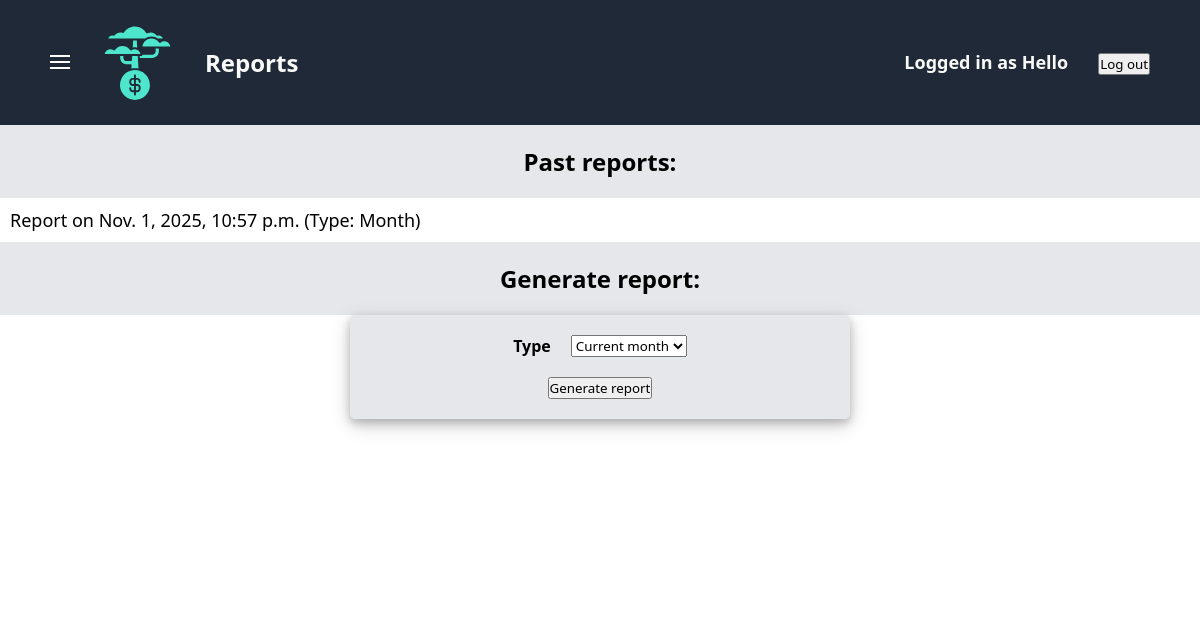
Page /finance/reports/ (signed in) on the earlier database version.
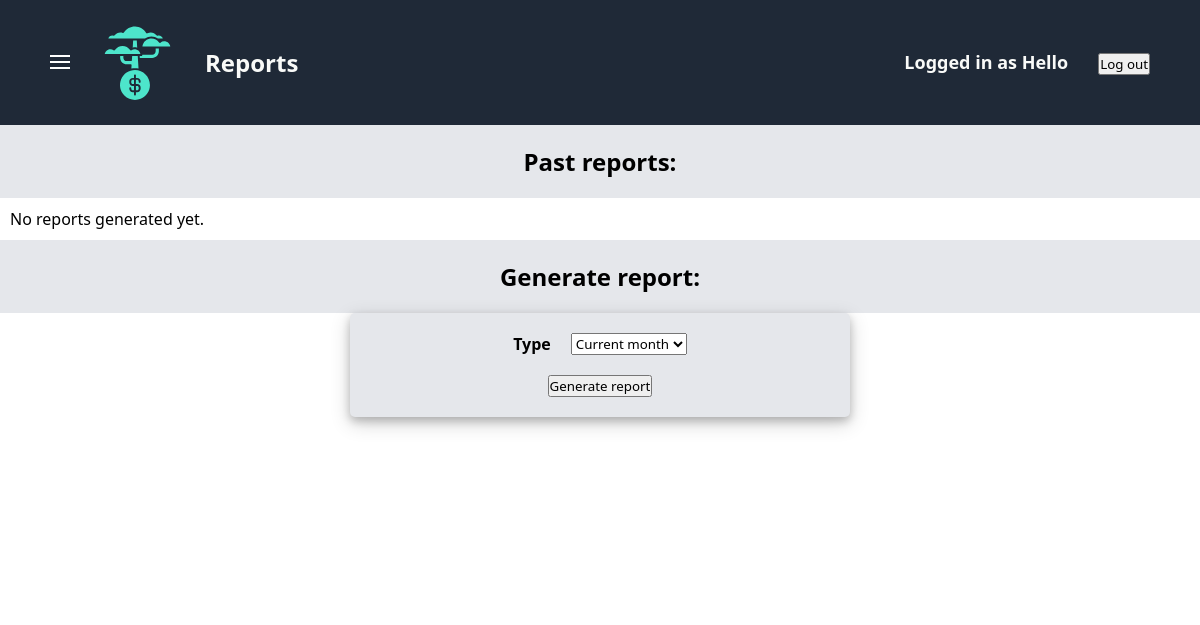
Same page on the later database version.
### finance/models.py (models this page shows)
class Report(models.Model):
    user = models.ForeignKey(User, on_delete=models.CASCADE)
    reportType = models.CharField(default="Month", max_length=200)
    file = models.FileField(upload_to="reports/")
    creationDate = models.DateTimeField(auto_now_add=True)

### finance/views.py (the view)
# urls.py: path("reports/", views.reports, name="reports"),
@login_required
def reports(request):
    message = request.GET.get("message", "")
    reports = Report.objects.all()
    return render(
        request,
        "finance/reports.html",
        {
            "reports": reports,
            "message": message
        }
    )

### finance/templates/finance/reports.html (shortened to what this page needs)
{% extends "finance/finance-base.html" %}
{% block header-title %}Reports{% endblock %}
{% block finance_extra_css %}
    {% load static %}
    <link rel="stylesheet" href="{% static 'finance/reports-style.css' %}">
{% endblock %}
{% block saved-label %}Past reports:{% endblock %}
{% block presence-check-and-list %}
    {% if reports %}
        {% for i in reports %}
            <li id="past-report">
               <a href="{% url 'finance:downloadPastReport' i.id %}">Report on {{ i.creationDate }} (Type: {{ i.reportType }})</a>
            </li>
        {% endfor %}
    {% else %}
        <li>No reports generated yet.</li>
    {% endif %}
{% endblock %}
{% block enter-label %}Generate report:{% endblock %}
{% block form %}
    <form action="{% url 'finance:generateReport' %}" method="post" class="form">
        <div class="form-components">
            <div class="form-labels-and-answers">
                <div class="form-labels">
                    <div><strong>Type</strong></div>
                </div>
                <div class="form-answers">
                    <select id="type" name="type">
                        <option value="Month">Current month</option>
                    </select>
                </div>
            </div>
            <div class="submit">
                <input type="submit" value="Generate report">
            </div>
        </div>
    </form>
{% endblock %}

Differences in the rows shown:
removed Report: creationDate "Nov. 1, 2025, 10:57 p.m.", reportType "Month"
Other differences:
text now shown: "No reports generated yet."
